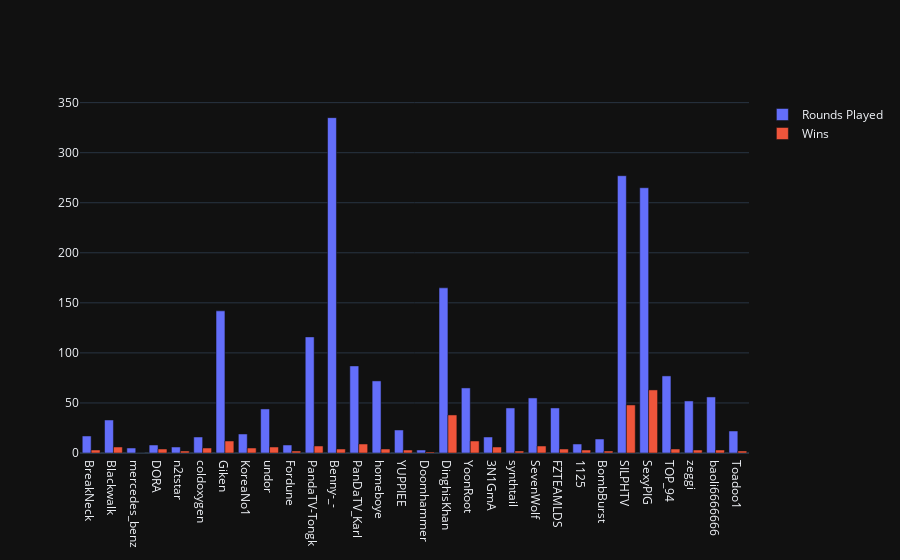

The code cell stored with this chart in its notebook:
### Code cell
data = [trace1, trace2]
layout = go.Layout(barmode = 'group')

fig = go.Figure(data = data, layout = layout)
iplot(fig, filename = 'grouped-bar')

### Figure 1 — Plotly figure (JSON) as saved in the notebook; plotly's stock layout.template omitted (floating-point values rounded to 4 significant figures)
{"data": [{"name": "Rounds Played", "x": ["BreakNeck", "Blackwalk", "mercedes_benz", "DORA", "n2tstar", "coldoxygen", "Giken", "KoreaNo1", "undor", "Fordune", "PandaTV-Tongk", "Benny-_-", "PanDaTV_Karl", "homeboye", "YUPPIEE", "Doomhammer", "DinghisKhan", "YoonRoot", "3N1GmA", "synthtail", "SevenWolf", "FZTEAMLDS", "1125", "BombBurst", "SILPHTV", "SexyPIG", "TOP_94", "zeggi", "baoli6666666", "Toadoo1"], "y": [17, 33, 5, 8, 6, 16, 142, 19, 44, 8, 116, 335, 87, 72, 23, 3, 165, 65, 16, 45, 55, 45, 9, 14, 277, 265, 77, 52, 56, 22], "type": "bar"}, {"name": "Wins", "x": ["BreakNeck", "Blackwalk", "mercedes_benz", "DORA", "n2tstar", "coldoxygen", "Giken", "KoreaNo1", "undor", "Fordune", "PandaTV-Tongk", "Benny-_-", "PanDaTV_Karl", "homeboye", "YUPPIEE", "Doomhammer", "DinghisKhan", "YoonRoot", "3N1GmA", "synthtail", "SevenWolf", "FZTEAMLDS", "1125", "BombBurst", "SILPHTV", "SexyPIG", "TOP_94", "zeggi", "baoli6666666", "Toadoo1"], "y": [3, 6, 0, 4, 2, 5, 12, 5, 6, 2, 7, 4, 9, 4, 3, 1, 38, 12, 6, 2, 7, 4, 3, 2, 48, 63, 4, 3, 3, 2], "type": "bar"}], "layout": {"barmode": "group"}}
